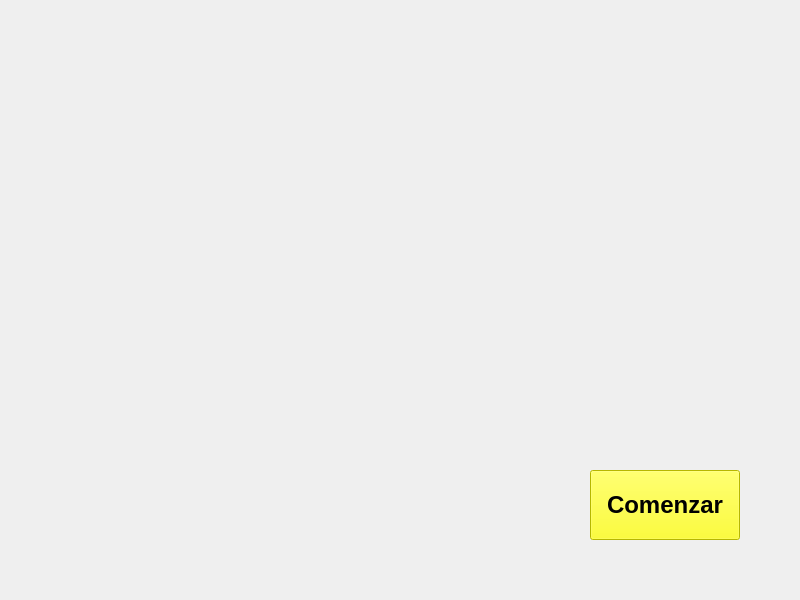
<?xml version="1.0" encoding="UTF-8"?>
<ui version="4.0">
 <class>IntroPantalla</class>
 <widget class="QWidget" name="IntroPantalla">
  <property name="geometry">
   <rect>
    <x>0</x>
    <y>0</y>
    <width>800</width>
    <height>600</height>
   </rect>
  </property>
  <property name="minimumSize">
   <size>
    <width>800</width>
    <height>600</height>
   </size>
  </property>
  <property name="maximumSize">
   <size>
    <width>1920</width>
    <height>1080</height>
   </size>
  </property>
  <property name="windowTitle">
   <string>Form</string>
  </property>
  <layout class="QHBoxLayout" name="horizontalLayout">
   <property name="spacing">
    <number>0</number>
   </property>
   <property name="leftMargin">
    <number>0</number>
   </property>
   <property name="topMargin">
    <number>0</number>
   </property>
   <property name="rightMargin">
    <number>0</number>
   </property>
   <property name="bottomMargin">
    <number>0</number>
   </property>
   <item>
    <widget class="QWidget" name="Screen" native="true">
     <property name="styleSheet">
      <string notr="true">#Screen{
border-image: url(:/Resources/FondoLocuraWorking.png);}</string>
     </property>
     <layout class="QHBoxLayout" name="horizontalLayout_2">
      <property name="rightMargin">
       <number>60</number>
      </property>
      <property name="bottomMargin">
       <number>60</number>
      </property>
      <item alignment="Qt::AlignRight|Qt::AlignBottom">
       <widget class="QPushButton" name="TerminarIntro">
        <property name="sizePolicy">
         <sizepolicy hsizetype="MinimumExpanding" vsizetype="Preferred">
          <horstretch>0</horstretch>
          <verstretch>0</verstretch>
         </sizepolicy>
        </property>
        <property name="minimumSize">
         <size>
          <width>150</width>
          <height>70</height>
         </size>
        </property>
        <property name="maximumSize">
         <size>
          <width>600</width>
          <height>600</height>
         </size>
        </property>
        <property name="font">
         <font>
          <family>MS Sans Serif</family>
          <pointsize>18</pointsize>
          <bold>true</bold>
         </font>
        </property>
        <property name="cursor">
         <cursorShape>PointingHandCursor</cursorShape>
        </property>
        <property name="styleSheet">
         <string notr="true">background-color: rgb(255, 255, 0);
color: rgb(0, 0, 0);
alternate-background-color: rgb(0, 0, 0);</string>
        </property>
        <property name="text">
         <string>Comenzar</string>
        </property>
       </widget>
      </item>
     </layout>
    </widget>
   </item>
  </layout>
 </widget>
 <resources/>
 <connections/>
</ui>
